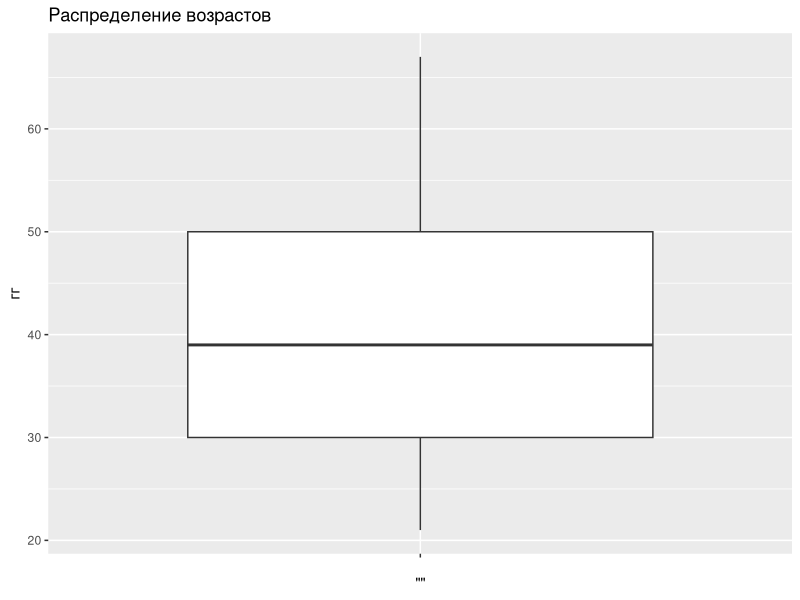
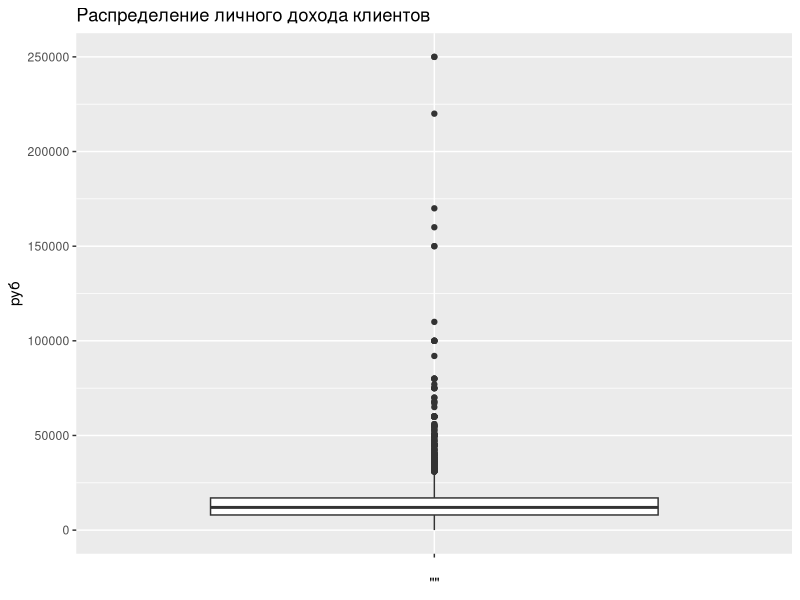
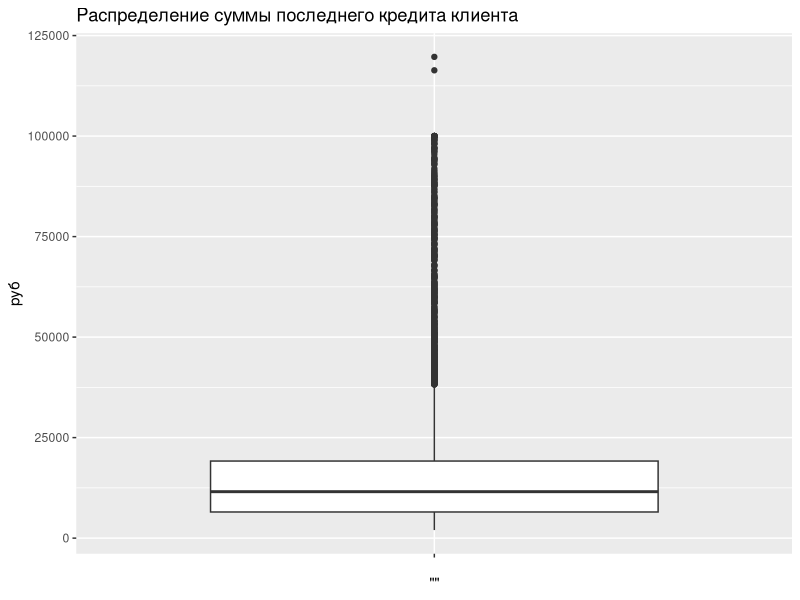
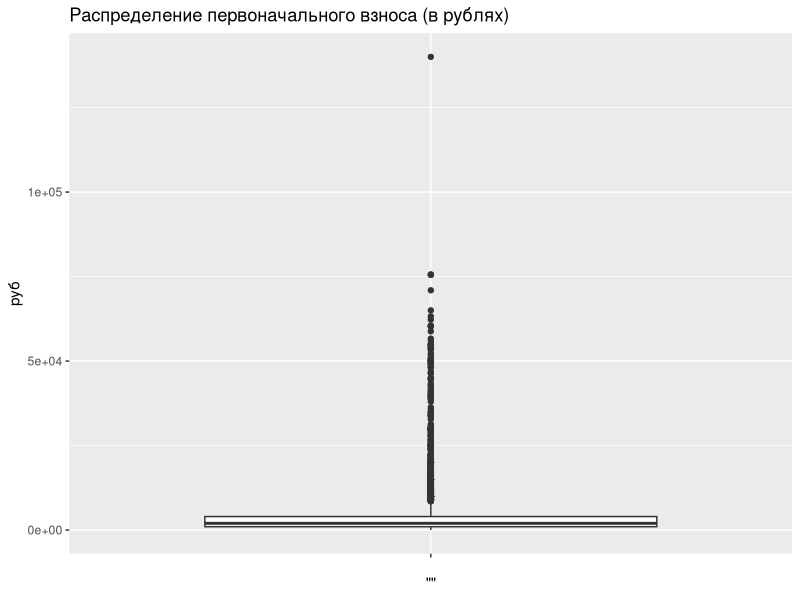
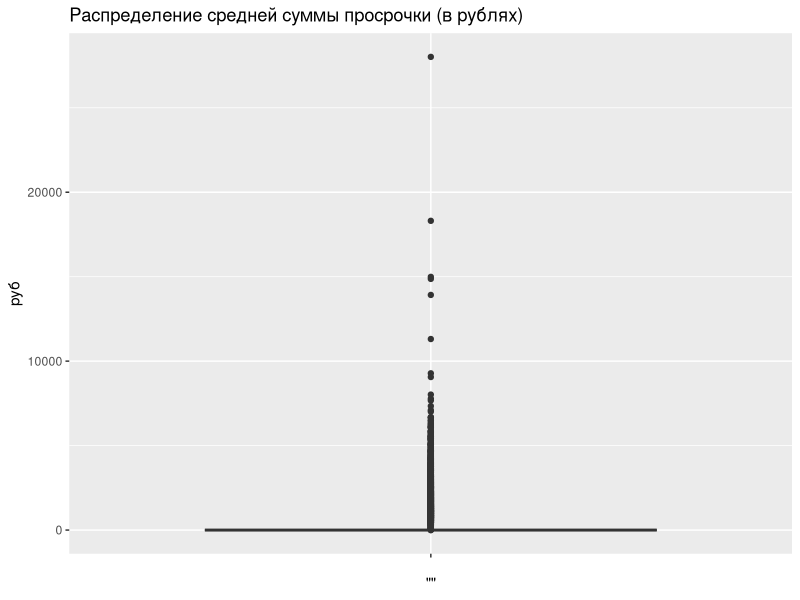
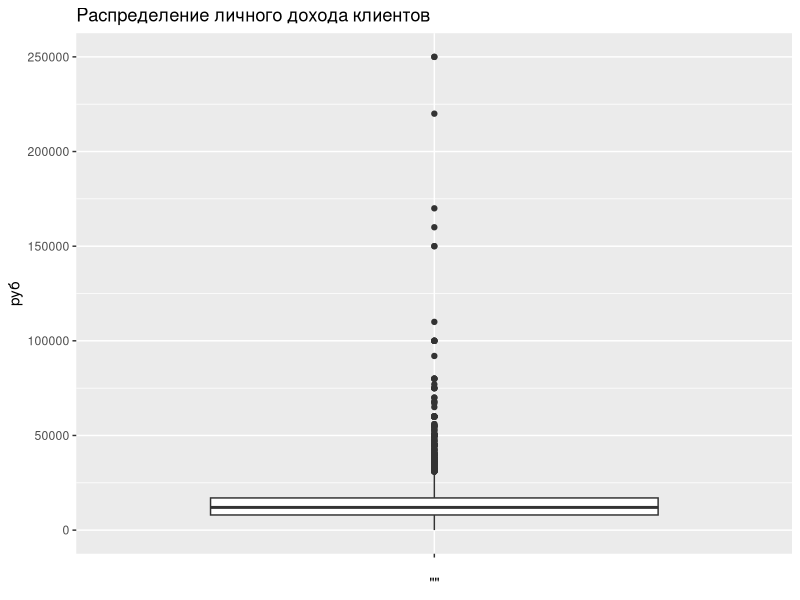
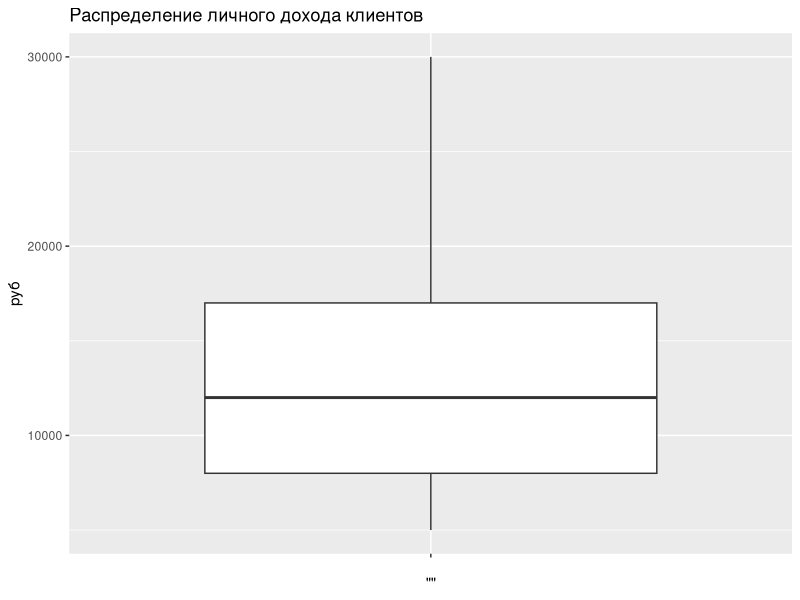
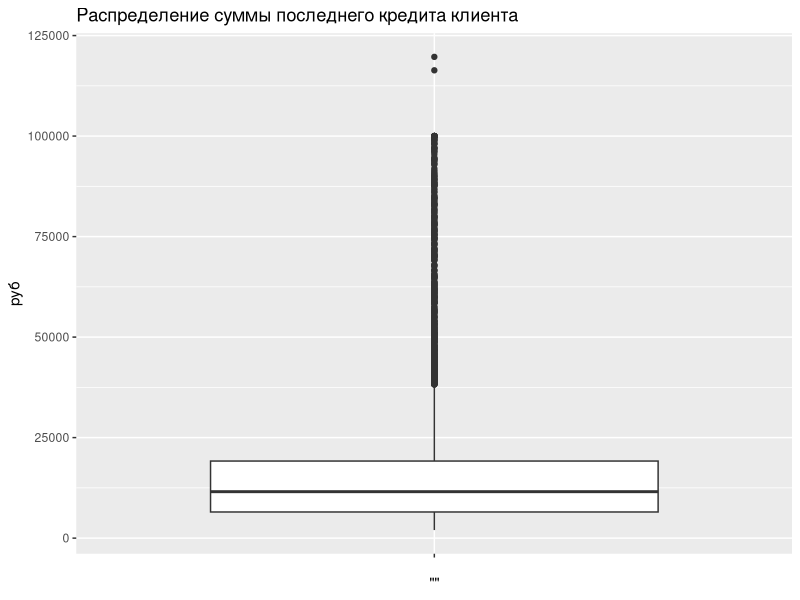

These charts were generated, in order, by the following R code:
## ---- chunk 1
library(tidyverse)
library(readxl) 
library(stringr) 
## ---- chunk 2
otp <- read_excel(path = "otp_bank.xlsx", sheet = "data")
fields <- read_excel(path = "otp_bank.xlsx", sheet= "fields")

## ---- chunk 3
names (otp)
# summary(otp_num)
# names(otp_num)
## ---- chunk 4
otp_num <- select(otp, -reg_address_province, -fact_address_province,-region_nm, -agreement_rk, - postal_address_province, -job_dir, -gen_industry, -org_tp_state, -org_tp_fcapital, -education, - socstatus_work_fl, -socstatus_pens_fl, -marital_status, -gen_title, -family_income, -tp_province)

## ---- chunk 5
otp_na <-  filter(otp_num, is.na(work_time)| is.na(previous_card_num_utilized))
## ---- chunk 6
otp_cat <- select(otp, reg_address_province, fact_address_province,region_nm, agreement_rk,  postal_address_province, job_dir, gen_industry, org_tp_state, org_tp_fcapital, education,  socstatus_work_fl, socstatus_pens_fl, marital_status, gen_title, family_income, tp_province)


      
## ---- chunk 7
otp_clean <- mutate(otp, previous_card_num_utilized = if_else(is.na(otp$previous_card_num_utilized), 0, previous_card_num_utilized), work_time = if_else(is.na(otp$work_time), mean(!is.na(otp$work_time)), otp$work_time), reg_address_province = if_else(is.na(otp$reg_address_province), "Неизвестно", otp$reg_address_province), fact_address_province = if_else(is.na(otp$fact_address_province), "Неизвестно", otp$fact_address_province), region_nm = if_else(is.na(otp$region_nm), "Неизвестно", otp$region_nm), postal_address_province = if_else(is.na(otp$postal_address_province), "Неизвестно", otp$postal_address_province), job_dir = if_else(is.na(otp$job_dir), "Неизвестно", otp$job_dir), gen_industry = if_else(is.na(otp$gen_industry), "Неизвестно", otp$gen_industry), org_tp_state = if_else(is.na(otp$org_tp_state), "Неизвестно", otp$org_tp_state), education = if_else(is.na(otp$education), "Неизвестно", otp$education), socstatus_work_fl = if_else(is.na(otp$socstatus_work_fl), "Неизвестно", otp$socstatus_work_fl), socstatus_pens_fl = if_else(is.na(otp$socstatus_pens_fl), "Неизвестно", otp$socstatus_pens_fl), marital_status = if_else(is.na(otp$marital_status), "Неизвестно", otp$marital_status), gen_title = if_else(is.na(otp$gen_title), "Неизвестно", otp$gen_title), family_income = if_else(is.na(otp$family_income), "Неизвестно", otp$family_income), tp_province = if_else(is.na(otp$tp_province), "Неизвестно", otp$tp_province))

## ---- chunk 8
# Сводка
summary(otp_clean$age)

# Ящичная диаграмма
qplot(x = "", y = age, data = otp_clean, 
      geom = 'boxplot',
      main = 'Распределение возрастов',
      ylab = 'гг',
      xlab = NULL)
## ---- chunk 9
# Сводка
summary(otp_clean$personal_income)

# Ящичная диаграмма
qplot(x = "", y = personal_income, data = otp_clean, 
      geom = 'boxplot',
      main = 'Распределение личного дохода клиентов',
      ylab = 'руб',
      xlab = NULL)
## ---- chunk 10
# Сводка
summary(otp_clean$credit)

# Ящичная диаграмма
qplot(x = "", y = credit, data = otp_clean, 
      geom = 'boxplot',
      main = 'Распределение суммы последнего кредита клиента',
      ylab = 'руб',
      xlab = NULL)
## ---- chunk 11
# Сводка
summary(otp_clean$fst_payment)

# Ящичная диаграмма
qplot(x = "", y = fst_payment, data = otp_clean, 
      geom = 'boxplot',
      main = 'Распределение первоначального взноса (в рублях)',
      ylab = 'руб',
      xlab = NULL)
## ---- chunk 12
# Сводка
summary(otp_clean$loan_avg_dlq_amt)

# Ящичная диаграмма
qplot(x = "", y = loan_avg_dlq_amt, data = otp_clean, 
      geom = 'boxplot',
      main = 'Распределение средней суммы просрочки (в рублях)',
      ylab = 'руб',
      xlab = NULL)
## ---- chunk 13
# Нижняя граница - квантиль 3%
min_personal_income <- 
  quantile(otp_clean$personal_income, probs = 0.05, na.rm = TRUE)

# Верхняя граница - квантиль 97%
max_personal_income <-
  quantile(otp_clean$personal_income, probs = 0.95, na.rm = TRUE)

min_personal_income
max_personal_income

## ---- chunk 14
otp_clean_personal_income <- 
  mutate(otp_clean,
         personal_income = 
           ifelse(personal_income > max_personal_income, max_personal_income,
                  ifelse(personal_income < min_personal_income, min_personal_income, personal_income)))  
## ---- chunk 15
# Сводка
summary(otp_clean$personal_income)

# Ящичная диаграмма
qplot(x = "", y = personal_income, data = otp_clean, 
      geom = 'boxplot',
      main = 'Распределение личного дохода клиентов',
      ylab = 'руб',
      xlab = NULL)
## ---- chunk 16
# Сводка
summary(otp_clean_personal_income$personal_income)

# Ящичная диаграмма
qplot(x = "", y = personal_income, data = otp_clean_personal_income, 
      geom = 'boxplot',
      main = 'Распределение личного дохода клиентов',
      ylab = 'руб',
      xlab = NULL)
## ---- chunk 17
# Нижняя граница - квантиль 30%
min_credit <- 
  quantile(otp_clean$credit, probs = 0.05, na.rm = TRUE)

# Верхняя граница - квантиль 90%
max_credit <-
  quantile(otp_clean$credit, probs = 0.95, na.rm = TRUE)

min_credit
max_credit

## ---- chunk 18
otp_clean_credit <- 
  mutate(otp_clean,
         credit = 
           ifelse(credit > max_credit, credit,
                  ifelse(credit < min_credit, min_credit, credit)))  
## ---- chunk 19
# Сводка
summary(otp_clean$credit)

# Ящичная диаграмма
qplot(x = "", y = credit, data = otp_clean, 
      geom = 'boxplot',
      main = 'Распределение суммы последнего кредита клиента',
      ylab = 'руб',
      xlab = NULL)
## ---- chunk 20
# Сводка
summary(otp_clean_credit$credit)

# Ящичная диаграмма
qplot(x = "", y = credit, data = otp_clean_credit, 
      geom = 'boxplot',
      main = 'Распределение суммы последнего кредита клиента',
      ylab = 'руб',
      xlab = NULL)
## ---- chunk 21
# Нижняя граница - квантиль 3%
min_fst_payment <- 
  quantile(otp_clean$fst_payment, probs = 0.05, na.rm = TRUE)

# Верхняя граница - квантиль 75%
max_fst_payment <-
  quantile(otp_clean$fst_payment, probs = 0.85, na.rm = TRUE)

min_fst_payment
max_fst_payment

## ---- chunk 22
otp_clean_fst_payment <- 
  mutate(otp_clean,
         fst_payment = 
           ifelse(fst_payment > max_fst_payment, max_fst_payment,
                  ifelse(fst_payment < min_fst_payment, min_fst_payment, fst_payment)))

## ---- chunk 23
# Сводка
summary(otp_clean$fst_payment)

# Ящичная диаграмма
qplot(x = "", y = fst_payment, data = otp_clean, 
      geom = 'boxplot',
      main = 'Распределение первоначального взноса (в рублях)',
      ylab = 'руб',
      xlab = NULL)
## ---- chunk 24
# Сводка
summary(otp_clean_fst_payment$personal_income)

# Ящичная диаграмма
qplot(x = "", y = fst_payment, data = otp_clean_fst_payment,
      geom = 'boxplot',
      main = 'Распределение первоначального взноса (в рублях)',
      ylab = 'руб',
      xlab = NULL)
## ---- chunk 25
# Нижняя граница - квантиль 10%
min_loan_avg_dlq_amt <- 
  quantile(otp_clean$loan_avg_dlq_amt, probs = 0.03, na.rm = TRUE)

# Верхняя граница - квантиль 80%
max_loan_avg_dlq_amt <-
  quantile(otp_clean$loan_avg_dlq_amt, probs = 0.75, na.rm = TRUE)

min_loan_avg_dlq_amt
max_loan_avg_dlq_amt

## ---- chunk 26
otp_clean_loan_avg_dlq_amt <- 
  mutate(otp_clean,
         loan_avg_dlq_amt = 
           ifelse(loan_avg_dlq_amt > max_loan_avg_dlq_amt, max_loan_avg_dlq_amt,
                  ifelse(loan_avg_dlq_amt < min_loan_avg_dlq_amt, min_loan_avg_dlq_amt, loan_avg_dlq_amt)))  
## ---- chunk 27
# Сводка
summary(otp_clean$loan_avg_dlq_amt)

# Ящичная диаграмма
qplot(x = "", y = loan_avg_dlq_amt, data = otp_clean, 
      geom = 'boxplot',
      main = 'Распределение средней суммы просрочки',
      ylab = 'руб',
      xlab = NULL)
library(ggplot2)
ggplot(data=otp_clean) + geom_histogram(mapping=aes(x=loan_avg_dlq_amt, y = ..count..))
## ---- chunk 28
# Сводка
summary(otp_clean_loan_avg_dlq_amt$loan_avg_dlq_amt)

# Ящичная диаграмма
qplot(x = "", y = loan_avg_dlq_amt, data = otp_clean_loan_avg_dlq_amt, 
      geom = 'boxplot',
      main = 'Распределение средней суммы просрочки',
      ylab = 'руб',
      xlab = NULL)
